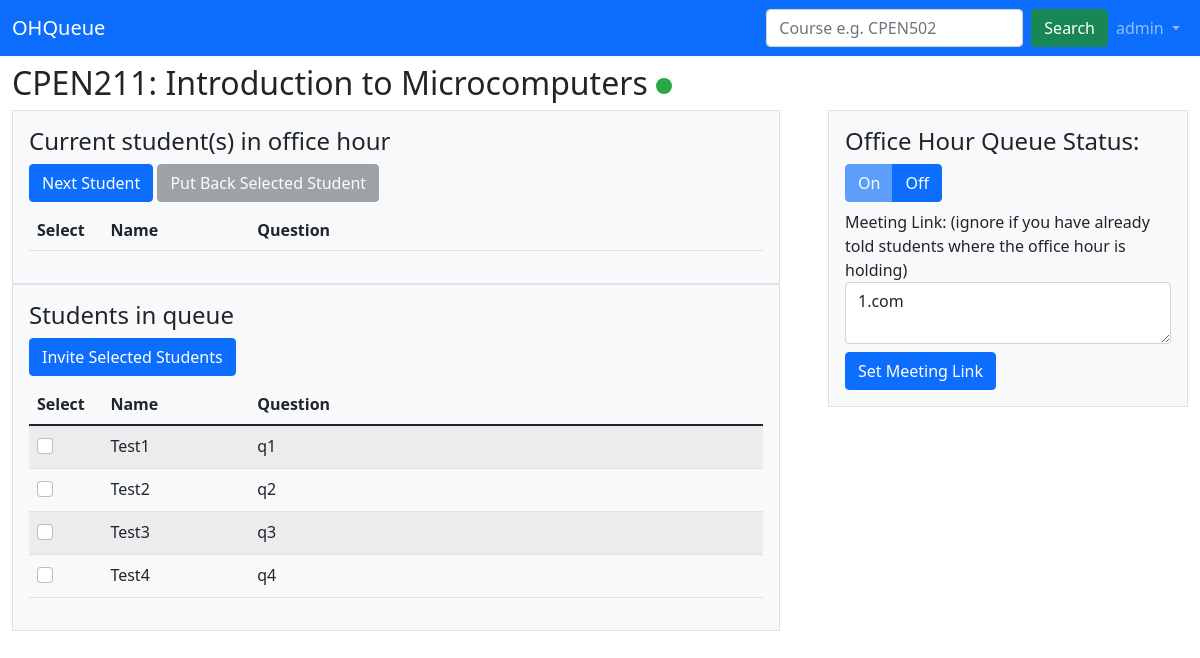
The app's page /course/1 (signed in) with its own data.
### ohq/models.py (models this page shows, shortened)
class Course(models.Model):
    code = models.CharField(max_length=10)
    subject = models.CharField(null=False,
        max_length=5,
        choices=SUBJECT_CODE,
        default=CPEN)
    number = models.IntegerField(default=0)
    session = models.CharField(max_length=5, default="")
    semester = models.CharField(null=False,
        max_length=2,
        choices=SEMESTER,
        default=W1)
    course_name = models.CharField(max_length=100, default="")
    status = models.BooleanField(default=False)
    meeting_link = models.URLField(default="")
    teaching_instructor = models.ManyToManyField("Instructor")

class Queue(models.Model):
    course = models.ForeignKey(Course, on_delete=models.CASCADE)
    student = models.ForeignKey(Student, on_delete=models.CASCADE)
    instructor = models.ManyToManyField(Instructor)
    question = models.CharField(max_length=500, default="")
    joined_time = models.DateTimeField(auto_now_add=True)
    invited = models.BooleanField(default=False)

### ohq/views.py (the view, shortened to what this page needs)
# urls.py: path("course/<int:pk>", views.CourseQueueView.as_view(), name="course_queue"),
class CourseQueueView(generic.DetailView):
    model = Course
    template_name = "ohq/course_queue.html"
    def get_context_data(self, **kwargs):
        def get_queue(course):
            result = []
            query_set = Queue.objects.filter(course=course).order_by("joined_time").all()
            for q in query_set:
                temp = {}
                temp["first_name"] = q.student.user.first_name
                temp["question"] = q.question
                temp["queue_checkbox_id"] = q.student.user.username
                temp["invited"] = q.invited
                result.append(temp)
            return result
        def get_subqueue(course):
            result = []
            query_set = Queue.objects.filter(course=course, instructor=self.request.user.instructor).order_by("joined_time").all()
            if len(query_set) == 0:
                return result
        context = super().get_context_data(**kwargs)
        course = get_object_or_404(Course, pk=self.kwargs["pk"])
        is_instructor = check_is_instructor(self.request.user, course)
        if is_instructor:
            context["is_instructor"] = is_instructor
            context["queue"] = get_queue(course)
            context["sub_queue"] = get_subqueue(course)
        return context

### ohq/views.py (called while the page is built)
def check_is_instructor(user, course):
    is_instructor = False
    if user.id is not None:
        results = Instructor.objects.filter(user=user, teaching_course=course).count()
        if results > 0:
            is_instructor = True
    return is_instructor

### ohq/templates/ohq/course_queue.html (shortened to what this page needs)
<!DOCTYPE html>
<html lang="en">
  <head>
    {% load static %}
    <link
      href="https://cdn.jsdelivr.net/npm/bootstrap@5.1.3/dist/css/bootstrap.min.css"
      rel="stylesheet"
>
  </head>
  <body>
    <nav class="navbar navbar-expand-lg navbar-dark bg-primary">
      <div class="container-fluid">
        <a class="navbar-brand" href="/">OHQueue</a>
        <div class="collapse navbar-collapse justify-content-end"
          id="navbarSupportedContent">
          <form class="d-flex" action="{% url 'ohq:search' %}" method="post">
            <input class="form-control me-2" type="search" placeholder="Course e.g. CPEN502" aria-label="Search">
            <button class="btn btn-success" type="submit">Search</button>
          </form>
          {% if user.is_authenticated %}
          <ul class="navbar-nav mb-2 mb-lg-0">
            <li class="nav-item dropdown">
              <a class="nav-link dropdown-toggle" href="#" id="navbarDropdown"
                role="button" data-bs-toggle="dropdown" aria-expanded="false">
                {{ user.username }}
              </a>
            </li>
          </ul>
          {% endif %}
        </div>
      </div>
    </nav>
      <div class="container-fluid mt-2">
        <h2>
          {{ course.code }}: {{ course.course_name }}
          {% if course.status %}
          <svg xmlns="http://www.w3.org/2000/svg" width="16" height="16"
            fill="currentColor"
            class="bi bi-circle-fill" viewBox="0 0 16 16" style="fill:#28a745">
            <circle cx="8" cy="8" r="8"></circle>
          </svg>
          {% else %}
          <svg xmlns="http://www.w3.org/2000/svg" width="16" height="16"
            fill="currentColor"
            class="bi bi-circle-fill" viewBox="0 0 16 16" style="fill:#dc3545">
            <circle cx="8" cy="8" r="8"></circle>
          </svg>
          {% endif %}
        </h2>
        <div class="row gx-5">
          {% if is_instructor %}
          <div class="col-8">
            {% if course.status %}
            <div class="container p-3 border bg-light">
              <h4>Current student(s) in office hour</h4>
              <form action="{{ course.id }}/next_student" method="post">
                <button type="submit" class="btn btn-primary">Next Student</button>
                {% if sub_queue|length != 0 %}
                <button type="submit" class="btn btn-secondary" formaction="{{ course.id }}/put_back">Put Back Selected Student</button>
                {% else %}
                <button type="submit" class="btn btn-secondary" disabled>Put Back Selected Student</button>
                {% endif %}
                <table class="table table-striped mt-2">
                  <thead>
                    <tr>
                      <th style="width: 10%">Select</th>
                      <th style="width: 20%">Name</th>
                      <th style="width: 70%">Question</th>
                    </tr>
                  </thead>
                </table>
              </form>
            </div>
            <div class="container p-3 border bg-light">
              <h4>Students in queue</h4>
              <form action="{{ course.id }}/invite_students" method="post">
                <button type="submit" class="btn btn-primary">Invite Selected
                  Students</button>
                <table class="table table-striped mt-2">
                  <thead>
                    <tr>
                      <th style="width: 10%">Select</th>
                      <th style="width: 20%">Name</th>
                      <th style="width: 70%">Question</th>
                    </tr>
                  </thead>
                  <tbody>
                    {% for name in queue %}
                    {% if not name.invited %}
                    <tr>
                      <td>
                        <div class="form-group form-check">
                          <input type="checkbox" class="form-check-input"
                            id={{name.queue_checkbox_id}} name="{{name.queue_checkbox_id}}"
                            value="yes">
                        </div>
                      </td>
                      <td>{{ name.first_name }}</td>
                      <td>{{ name.question }}</td>
                    </tr>
                    {% endif %}
                    {% endfor %}
                  </tbody>
                </table>
              </form>
            </div>
            {% else %}
            <div class="container p-3 border bg-light">
              <h4>You are yet to start the office hour queue!</h4>
              <p>Toggle the switch on the right to start office hour.</p>
            </div>
            {% endif %}
          </div>
          <div class="col-4">
            <div class="container p-3 border bg-light">
              <h4>
                Office Hour Queue Status:
              </h4>
              {% if course.status %}
              <form action="{{ course.id }}/change_status" method="post">
                <div class="btn-group" role="group">
                  <button class="btn btn-primary" type="submit" disabled>On</button>
                  <button class="btn btn-primary" type="submit">Off</button>
                </div>
              </form>
              <div class="mt-2">
                <form action="{{ course.id }}/meeting_link" method="post">
                  <label for="meeting_link">
                  Meeting Link: (ignore if you have already told students where the office hour is holding)
                  </label>
                  {% if course.meeting_link %}
                  <textarea class="form-control" type="url" id="meeting_link"
                    name="meeting_link" rows="2">{{ course.meeting_link }}</textarea>
                  <button class="btn btn-primary mt-2" type="submit">Set Meeting
                    Link</button>
                  {% else %}
                  <textarea class="form-control" type="url" id="meeting_link"
                    name="meeting_link" rows="2" placeholder="zoom.com"></textarea>
                  <button class="btn btn-primary mt-2" type="submit">Set Meeting
                    Link</button>
                  {% endif %}
                </form>
              </div>
              {% endif %}
            </div>
          </div>
          {% endif %}
        </div>
      </div>
    </body>
  </html>

### records on screen
Course: code "CPEN211", course_name "Introduction to Microcomputers", meeting_link "1.com"
Queue: question "q1"
Queue: question "q2"
Queue: question "q3"
Queue: question "q4"

### other values on screen
{{ user.username }} "admin"
{{ name.first_name }} "Test1" "Test2" "Test3" "Test4"
